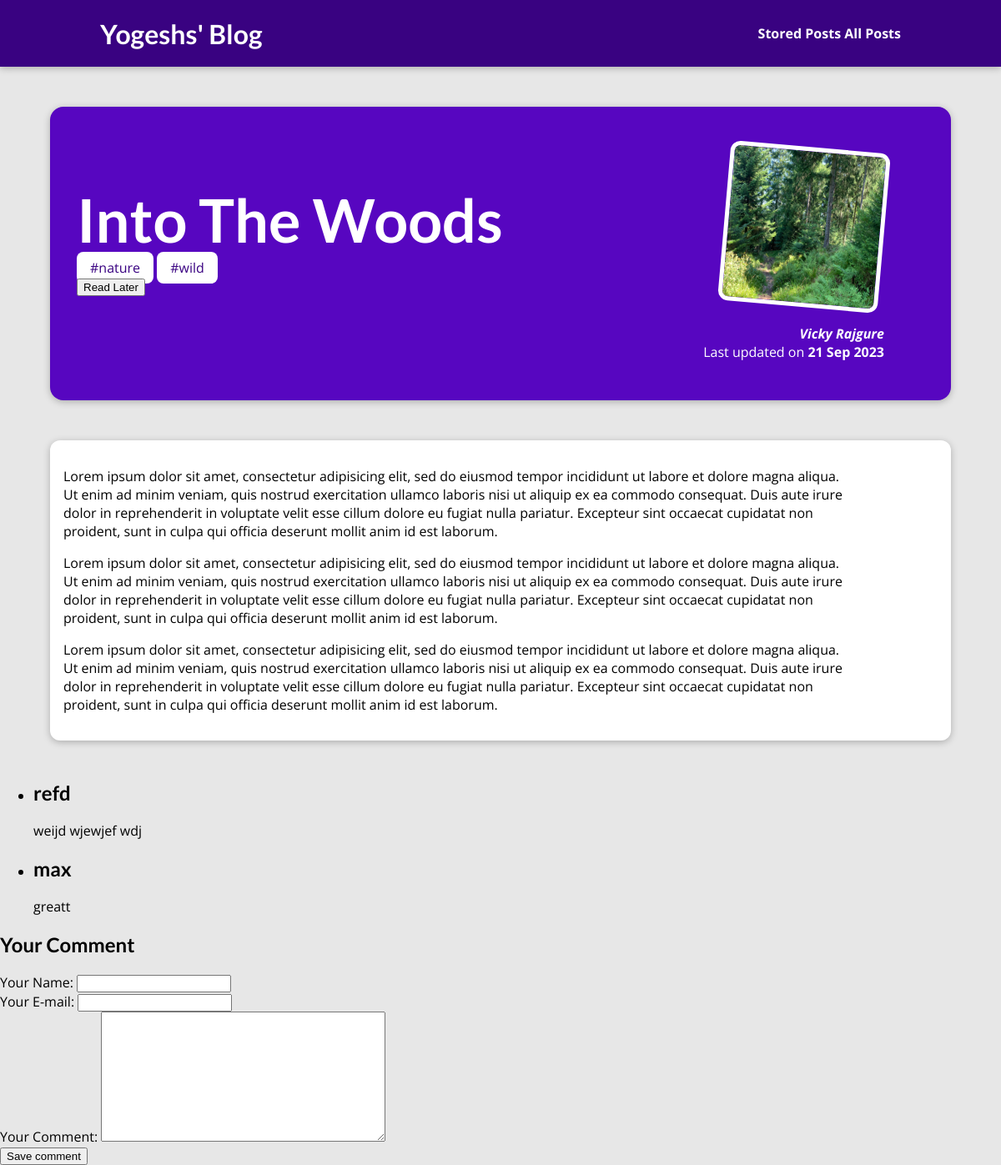
Screenshot of /blog/posts/into-the-woods with the database file from the repository.
### blog/models.py (models this page shows, shortened)
class Post(models.Model):
    title = models.CharField(max_length=100)
    author = models.ForeignKey(Author, on_delete=models.SET_NULL, related_name="posts", null=True)
    excerpt = models.TextField(max_length=500)
    image_name = models.ImageField(upload_to=os.path.join("uploads", "posts"), null=True) # models.CharField(max_length=100)
    date = models.DateField(auto_now=False, auto_now_add=False)
    slug = models.SlugField(default="", blank=True, null=False, db_index=True, unique=True)
    tags = models.ManyToManyField(Tag)
    content = models.TextField(default="", null=True)

class Tag(models.Model):
    caption = models.CharField( max_length=50)

class Author(models.Model):
    first_name = models.CharField( max_length=50)
    last_name = models.CharField( max_length=50)
    email = models.EmailField( max_length=254)
    def __str__(self) -> str:
        return self.first_name + " " + self.last_name

class Comments(models.Model):
    user_name = models.CharField(max_length=120)
    user_email = models.EmailField(max_length=254)
    text  = models.TextField(max_length=400)
    timestamp = models.DateTimeField(auto_now_add=True)
    post = models.ForeignKey(Post, on_delete=models.CASCADE, related_name="comments")

### blog/views.py (the view, shortened to what this page needs)
# urls.py: path("posts/<slug:slug>", views.SinglePostDetailView.as_view(), name="post-detail-page"),
class SinglePostDetailView(View):
    def is_stored_post(self, request, post_id):
        stored_posts = request.session.get("stored_posts")
        if stored_posts is not None:
            is_saved_for_later = post_id in stored_posts
        else:
            is_saved_for_later = False
        return is_saved_for_later
    def get(self, request, slug):
        post = Post.objects.get(slug=slug)
        context = {
            "post": post,
            "post_tags": post.tags.all(),
            "comment_form": CommentForm(),
            "comments": post.comments.all().order_by("-timestamp"),
            "is_saved_for_later": self.is_stored_post(request, post.slug)
        }
        return render(request, "blog/post-detail.html", context)

### blog/forms.py
class CommentForm(forms.ModelForm):
    class Meta:
        model = Comments
        exclude = ["post"]
        labels = {
            "user_name": "Your Name",
            "user_email": "Your E-mail",
            "text": "Your Comment"
        }

### blog/templates/blog/post-detail.html (shortened to what this page needs)
{% extends "base.html" %}
{% load static %}
{% block css_files %}
    <link rel="stylesheet" href="{% static "blog/post-detail.css" %}">
{% endblock css_files %}
{% block content %}
    <section id="summary">
        <h2>{{post.title|title}}</h2>
        <div>
            {% for tag in post_tags %}
                <span class="tag"> #{{tag.caption}}</span>
            {% endfor %}
        </div>
        <div id="read-later">
            <form action="{% url "read-later-page" %}" method="POST">
                <button>
                    {% if is_saved_for_later %}
                        Remove from "Read Later" list
                    {% else %}
                        Read Later
                    {% endif %}
                </button>
            </form>
        </div>
        <article>
            <img src="{{post.image_name.url}}" alt="{{post.title}}" />
            <address><a href="mailto:{{post.author.email}}"> {{post.author|title}} </a></address>
            <div>
                Last updated on <time>{{post.date|date:"d M Y"}}</time>
            </div>
        </article>
    </section>
    <main>
        <p>
            {{post.content|linebreaks}}
        </p>
    </main>
    <section id="comments">
        <ul>
            {% for comment in comments %}
                <li>
                    <h2>{{ comment.user_name }}</h2>
                    <p>{{ comment.text|linebreaks}}</p>
                </li>
            {% endfor %}
        </ul>
    </section>
    <section id="comment-form">
        <h2> Your Comment </h2>
        <form action="{% url "post-detail-page" post.slug %}" method="POST">
            {% for form_field in comment_form %}
                <div class="form-control {% if form_field.errors %}invalid{% endif %}">
                    {{ form_field.label_tag }}
                    {{ form_field }}
                </div>
            {% endfor %}
            <button> Save comment </button>
        </form>
    </section>
{% endblock content %}

### static/app.css (style rules this page uses)
* { box-sizing: border-box; }
html { font-family: 'Open Sans', 'Lato', sans-serif; }
body { margin: 0; }
h1, h2, h3 { font-family: 'Lato', sans-serif; font-weight: bold; }

### blog/static/blog/post-detail.css (style rules this page uses)
body { background-color: #e7e7e7; }
#summary { margin: 8rem auto 3rem auto; padding: 2rem; width: 90%; max-width: 90rem; border-radius: 16px; background-color: #5706c0; position: relative; box-shadow: 0 2px 8px rgba(0, 0, 0, 0.25); height: 22rem; }
#summary h2 { color: white; font-size: 4.5rem; margin-bottom: 0.25rem; }
#summary article { position: absolute; top: 2rem; right: 3rem; padding: 1rem 2rem; border-radius: 12px; text-align: right; color: white; }
#summary article img { width: 12rem; height: 12rem; border-radius: 12px; transform: rotateZ(5deg); border: 5px solid white; margin-bottom: 1rem; }
#summary address { font-weight: bold; }
#summary a { color: white; text-decoration: none; }
#summary time { font-weight: bold; }
main { width: 90%; max-width: 90rem; margin: 3rem auto; background-color: white; padding: 1rem; border-radius: 12px; box-shadow: 0 2px 8px rgba(0, 0, 0, 0.25); }
.tag { background-color: white; color: #390281; padding: 0.5rem 1rem; border-radius: 8px; }

### rows the page displays
Post: title "Into The Woods", image_name (picture), author "Vicky Rajgure", date "21 Sep 2023", content "Lorem ipsum dolor sit amet, consectetur adipisicing elit, sed do eiusmod tempor incididunt ut labore et dolore magna aliqua. Ut enim ad minim veniam, quis nostrud exercitation ullamco laboris nisi ut aliquip ex ea commodo consequat. Duis aute irure dolor in reprehenderit in voluptate velit esse cillum dolore eu fugiat nulla pariatur. Excepteur sint occaecat cupidatat non proident, sunt in culpa qui officia deserunt mollit anim id est laborum. Lorem ipsum dolor sit amet, consectetur adipisicing elit, sed do eiusmod tempor incididunt ut labore et dolore magna aliqua. Ut enim ad minim veniam, quis nostrud exercitation ullamco laboris nisi ut aliquip ex ea commodo consequat. Duis aute irure…"
Tag: caption "nature"
Tag: caption "wild"
Comments: user_name "refd", text "weijd wjewjef wdj"
Comments: user_name "max", text "greatt"
